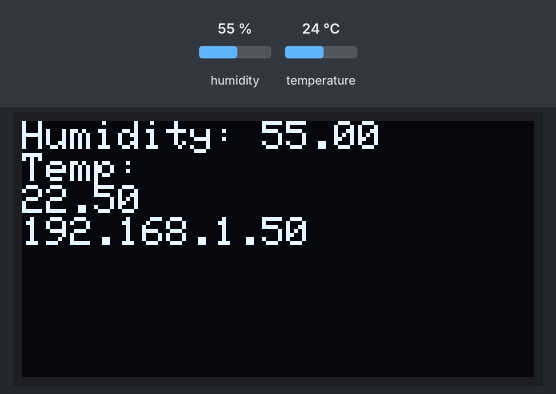
The sketch below on a simulated ESP8266 (Wemos D1 mini). Shown: 128×64 one-colour display. The test bench sets the inputs (shaded band); at power-on: humidity 55 %, temperature 24 °C. WiFi joins after 1.5 s; servers stay silent unless stated; the display library's start-up logo is not drawn; no MQTT or app messages arrive unless stated; what the sketch prints to the serial monitor is not drawn.

Above: at 4.7 s.

The sketch:

Wemos_DHT_OLED_git.ino
```cpp
/* DHT and OLED - Simple Proof of Concept
 *
 * Example testing sketch for various DHT humidity/temperature sensors
 * and display values on a small OLED screen
 *
 * Written by JSaaS, public domain
 *
 * Depends on Adafruit Arduino libraries:
 * https://github.com/adafruit/DHT-sensor-library
 * https://github.com/adafruit/Adafruit-GFX-Library
 * https://github.com/adafruit/Adafruit_SSD1306
 *
 */
#include <ESP8266WiFi.h>
#include <PubSubClient.h>
#include <DHT.h>
#include <Wire.h>
#include <Adafruit_GFX.h>
#include <Adafruit_SSD1306.h>

//Display initiation
#define OLED_RESET 0  // GPIO0
Adafruit_SSD1306 display(OLED_RESET);

//Probe initiation
#define DHTPIN D6                               // what pin we're connected to

//Wifi initiation
#define wifi_ssid "YOURWIFISSID"                    //WiFi SSID
#define wifi_password "YOURWIFIPASSWORD"          //WiFi Password

//MQTT initiation
#define mqtt_server "YOURMQTTBROKERIP"             //Address to Mosquitto-server
#define mqtt_user "guest"                       //if exist
#define mqtt_password "guest"                   //idem

//MQTT topics
#define temperature_topic "Your/Temperature/Topic/On/MQTT"  //Topic temperature
#define humidity_topic "Your/Humidity/Topic/On/MQTT"        //Topic humidity


// Uncomment whatever type you're using!
//#define DHTTYPE DHT12   // DHT 11
#define DHTTYPE DHT22   // DHT 22  (AM2302)
//#define DHTTYPE DHT21   // DHT 21 (AM2301)

//Buffer to decode MQTT messages
char message_buff[100];

long lastMsg = 0;
long lastRecu = 0;
bool debug = true;  //Display log message if True

// Initialize DHT sensor.
// Note that older versions of this library took an optional third parameter to
// tweak the timings for faster processors.  This parameter is no longer needed
// as the current DHT reading algorithm adjusts itself to work on faster procs.
DHT dht(DHTPIN, DHTTYPE);

//Initialize WiFi
WiFiClient espClient;
PubSubClient client(espClient);

void setup() {
  Serial.begin(115200);
  Serial.println("DHT22 test!");

  pinMode(2,INPUT);

  setup_wifi();                           //Connect to Wifi network
  client.setServer(mqtt_server, 1883);    // Configure MQTT connection
  client.setCallback(callback);           // callback function to execute when a MQTT message

  dht.begin();
  display.begin(SSD1306_SWITCHCAPVCC, 0x3C);  // initialize with the I2C addr 0x3C (for the 64x48)
  Serial.print("\nInitialized screen!");

  display.display();

  // Clear the buffer.
  display.clearDisplay();

  // text display tests
  display.setTextSize(0);
  display.setTextColor(WHITE);
  display.setCursor(0,0);
  display.println("Hello, \nworld!");
  display.display();
  delay(2000);
  display.clearDisplay();

}

//Connect to wifi
void setup_wifi() {
  delay(10);
  Serial.println();
  Serial.print("Connecting to ");
  Serial.println(wifi_ssid);

  WiFi.begin(wifi_ssid, wifi_password);

  while (WiFi.status() != WL_CONNECTED) {
    delay(500);
    Serial.print(".");
  }

  Serial.println("");
  Serial.println("WiFi OK ");
  Serial.print("=> ESP8266 IP address: ");
  Serial.print(WiFi.localIP());

}

//Reconnect if connection is lost
void reconnect() {

  while (!client.connected()) {
    Serial.print("\nConnecting to MQTT broker ...");
    if (client.connect("ESP8266Client", mqtt_user, mqtt_password)) {
      Serial.println("OK");
    } else {
      Serial.print("KO, error : ");
      Serial.print(client.state());
      Serial.println(" Wait 5 secondes before to retry");
      delay(5000);
    }
  }
}

void loop() {
  //Check if we have a connection
  if (!client.connected()) {
    reconnect();
  }
  client.loop();
  // Wait a few seconds between measurements.
  display.clearDisplay();

  display.setCursor(0,0);
  display.println(dht_readings());
  display.println(WiFi.localIP());
  display.display();
  delay(30000);

}
String dht_readings(){
  // Reading temperature or humidity takes about 250 milliseconds!
  // Sensor readings may also be up to 2 seconds 'old' (its a very slow sensor)
  float h = dht.readHumidity();
  // Read temperature as Celsius (the default)
  float t = dht.readTemperature()-1.5;
  // Read temperature as Fahrenheit (isFahrenheit = true)
  float f = dht.readTemperature(true);

  // Check if any reads failed and exit early (to try again).
  if (isnan(h) || isnan(t) || isnan(f)) {
    Serial.println("Cannot find the DHT-sensor!");
    return "Cannot find the DHT-sensor!";
  }

  // Compute heat index in Fahrenheit (the default)
  float hif = dht.computeHeatIndex(f, h);
  // Compute heat index in Celsius (isFahreheit = false)
  float hic = dht.computeHeatIndex(t, h, false);

  client.publish(temperature_topic, String(t).c_str(), true);   // Publish temperature on temperature_topic
  client.publish(humidity_topic, String(h).c_str(), true);      // and humidity

  String rtString = "Humidity: " + String(h) + "\nTemp:\n" + String(t);

  Serial.print("Humidity: ");
  Serial.print(h);
  Serial.print(" %\t");
  Serial.print("Temperature: ");
  Serial.print(t);
  Serial.print(" *C ");
  Serial.print(f);
  Serial.print(" *F\t");
  Serial.print("Heat index: ");
  Serial.print(hic);
  Serial.print(" *C ");
  Serial.print(hif);
  Serial.println(" *F");
  delay(1000);
  return rtString;
}

// MQTT callback function
// D'après http://m2mio.tumblr.com/post/30048662088/a-simple-example-arduino-mqtt-m2mio
void callback(char* topic, byte* payload, unsigned int length) {

  int i = 0;
  if ( debug ) {
    Serial.println("Message recu =>  topic: " + String(topic));
    Serial.print(" | longueur: " + String(length,DEC));
  }
  // create character buffer with ending null terminator (string)
  for(i=0; i<length; i++) {
    message_buff[i] = payload[i];
  }
  message_buff[i] = '\0';

  String msgString = String(message_buff);
  if ( debug ) {
    Serial.println("Payload: " + msgString);
  }

  if ( msgString == "ON" ) {
    digitalWrite(D2,HIGH);
  } else {
    digitalWrite(D2,LOW);
  }
}
```
